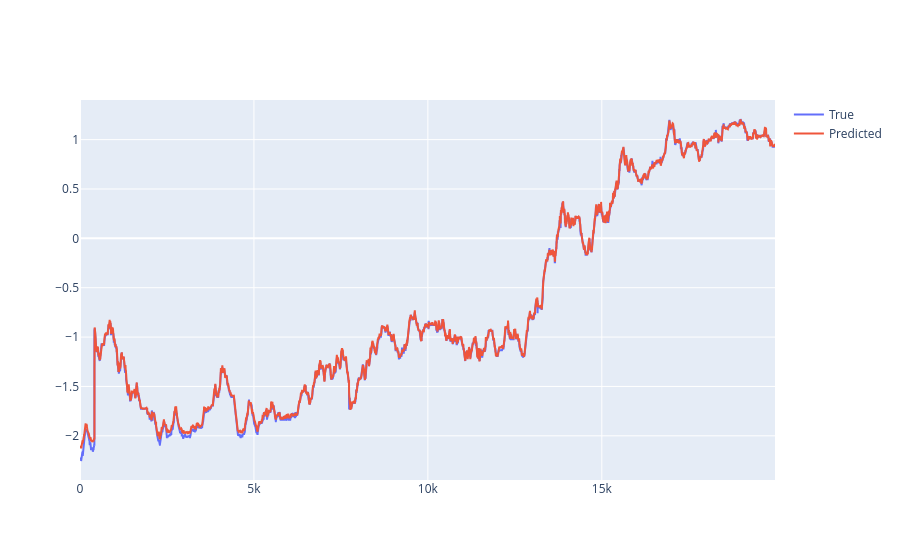

The notebook cell saved with this chart:
### Code cell
fig = go.Figure()
fig.add_trace(go.Scatter(x=np.arange(len(true)), y=true, mode='lines', name='True'))
fig.add_trace(go.Scatter(x=np.arange(len(pred)), y=pred, mode='lines', name='Predicted'))
fig.show()

### Figure 1 — Plotly figure (JSON) as saved in the notebook; plotly's stock layout.template omitted (floating-point values rounded to 4 significant figures; data arrays with more than 128 entries replaced by an {"elided": "..."} marker saying what was removed)
{"data": [{"mode": "lines", "name": "True", "type": "scatter", "x": {"elided": "19980 int values"}, "y": {"elided": "19980 float values"}}, {"mode": "lines", "name": "Predicted", "type": "scatter", "x": {"elided": "19980 int values"}, "y": {"elided": "19980 float values"}}], "layout": {}}
